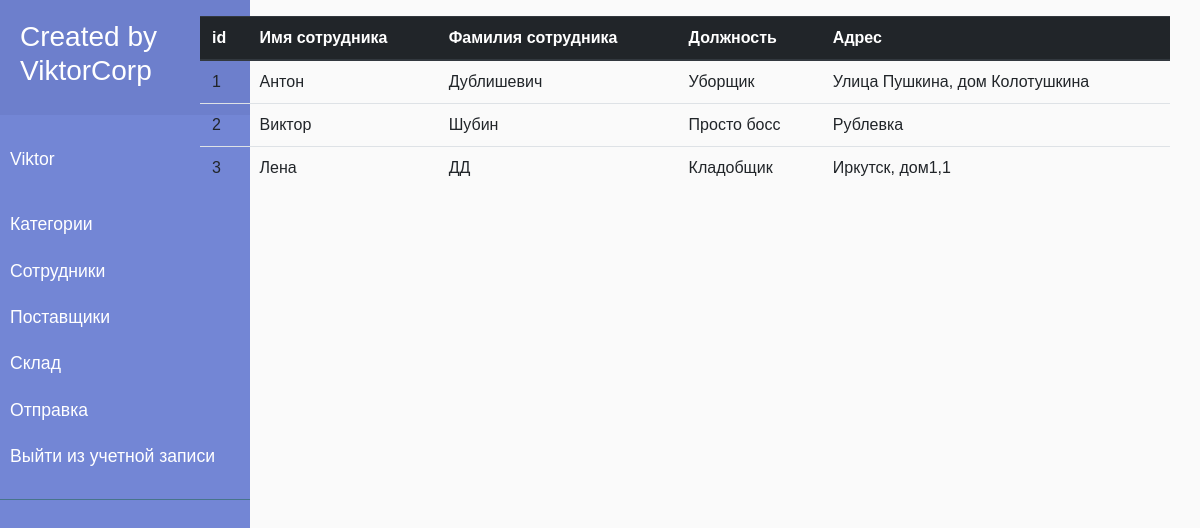
/sotrudnik/ (signed in), run on the app's committed database.
### skladik/models.py (models this page shows, shortened)
class employee(models.Model):
  kod_sotrudnika = models.IntegerField()
  sotrudnik_name = models.CharField( max_length=200)
  sotrudnik_lastname = models.CharField(max_length=200)
  position = models.CharField(max_length=200)
  adres = models.CharField(max_length=200)

### skladik/views.py (the view)
# urls.py: path('sotrudnik/', views.sotrudnik, name = 'sotrudnik'),
def sotrudnik(request):
	sotrudnik_otobr = employee.objects.all()
	sat = {'sotrudnik_otobr': sotrudnik_otobr}
	return render(request, 'accounts/sotrudniki.html', sat)

### skladik/templates/accounts/sotrudniki.html (shortened to what this page needs)
{% extends 'base.html' %}
{% load static %}
	{% block body %}
		{% if user.is_authenticated %}
		<table class="table">
			<thead class="thead-dark">
				<tr>
				<th scope="col">id</th>
				<th scope="col">Имя сотрудника</th>
				<th scope="col">Фамилия сотрудника</th>
				<th scope="col">Должность</th>
				<th scope="col">Адрес</th>
				</tr>
				</thead>
			{% for employee in sotrudnik_otobr %}
			<tr>
				<td>{{ employee.id }}</td>
				<td>{{ employee.sotrudnik_name }}</td>
				<td>{{ employee.sotrudnik_lastname }}</td>
				<td>{{ employee.position }}</td>
				<td>{{ employee.adres }}</td>
			</tr>
			{% endfor %}
		</table>
{% endif %}
{% endblock %}

### skladik/templates/base.html (shortened to what this page needs)
<html>
	<head>
		<link rel="stylesheet" href="https://maxcdn.bootstrapcdn.com/bootstrap/4.0.0/css/bootstrap.min.css">
		{% load static %}
		<link rel="stylesheet" href="{% static 'skladik/style.css' %}">
	</head>
    <body>
        <div class="container-fluid" style="margin-left:-15px">
            <div class="row">
                <div class="col-lg-2">
<nav id="sidebar">
        <div class="sidebar-header">
            <h3>Created by ViktorCorp</h3>
        </div>
        <ul class="list-unstyled components">
            <p>{{ user.username }}</p>
            <li>
                <a href="{% url 'category'%}">Категории</a>
            </li>
            <li>
                <a href="{% url 'sotrudnik'%}">Сотрудники</a>
            </li>
            <li>
                <a href="{% url 'post'%}">Поставщики</a>
            </li>
            <li>
                <a href="{% url 'index'%}">Склад</a>
            </li>
            <li>
                <a href="{% url 'otpr'%}">Отправка</a>
            </li>
                        <li>
                {% if user.is_authenticated %}
                <a href="{% url 'logout' %}">Выйти из учетной записи</a>
                {% else %}
                <a href="{% url 'login' %}">Войти</a>
                {% endif %}
            </li>
    </nav>
                </div>
                <div class="col-lg-10">
                                        {% block body %}
                    {% endblock %}
                </div>
            </div>
        </div>
    </body>
</html>

### skladik/static/skladik/style.css (style rules this page uses)
#sidebar { min-width: 250px; max-width: 250px; min-height: 100vh; }
body { font-family: 'Poppins', sans-serif; background: #fafafa; }
p { font-family: 'Poppins', sans-serif; font-size: 1.1em; font-weight: 300; line-height: 1.7em; color: #999; }
a, a:hover, a:focus { color: inherit; text-decoration: none; transition: all 0.3s; }
#sidebar { background: #7386D5; color: #fff; transition: all 0.3s; }
#sidebar .sidebar-header { padding: 20px; background: #6d7fcc; }
#sidebar ul.components { padding: 20px 0; border-bottom: 1px solid #47748b; }
#sidebar ul p { color: #fff; padding: 10px; }
#sidebar ul li a { padding: 10px; font-size: 1.1em; display: block; }

### data on the page
employee: id "1", sotrudnik_name "Антон", sotrudnik_lastname "Дублишевич", position "Уборщик", adres "Улица Пушкина, дом Колотушкина"
employee: id "2", sotrudnik_name "Виктор", sotrudnik_lastname "Шубин", position "Просто босс", adres "Рублевка"
employee: id "3", sotrudnik_name "Лена", sotrudnik_lastname "ДД", position "Кладобщик", adres "Иркутск, дом1,1"

### other printed values
{{ user.username }} "Viktor"
